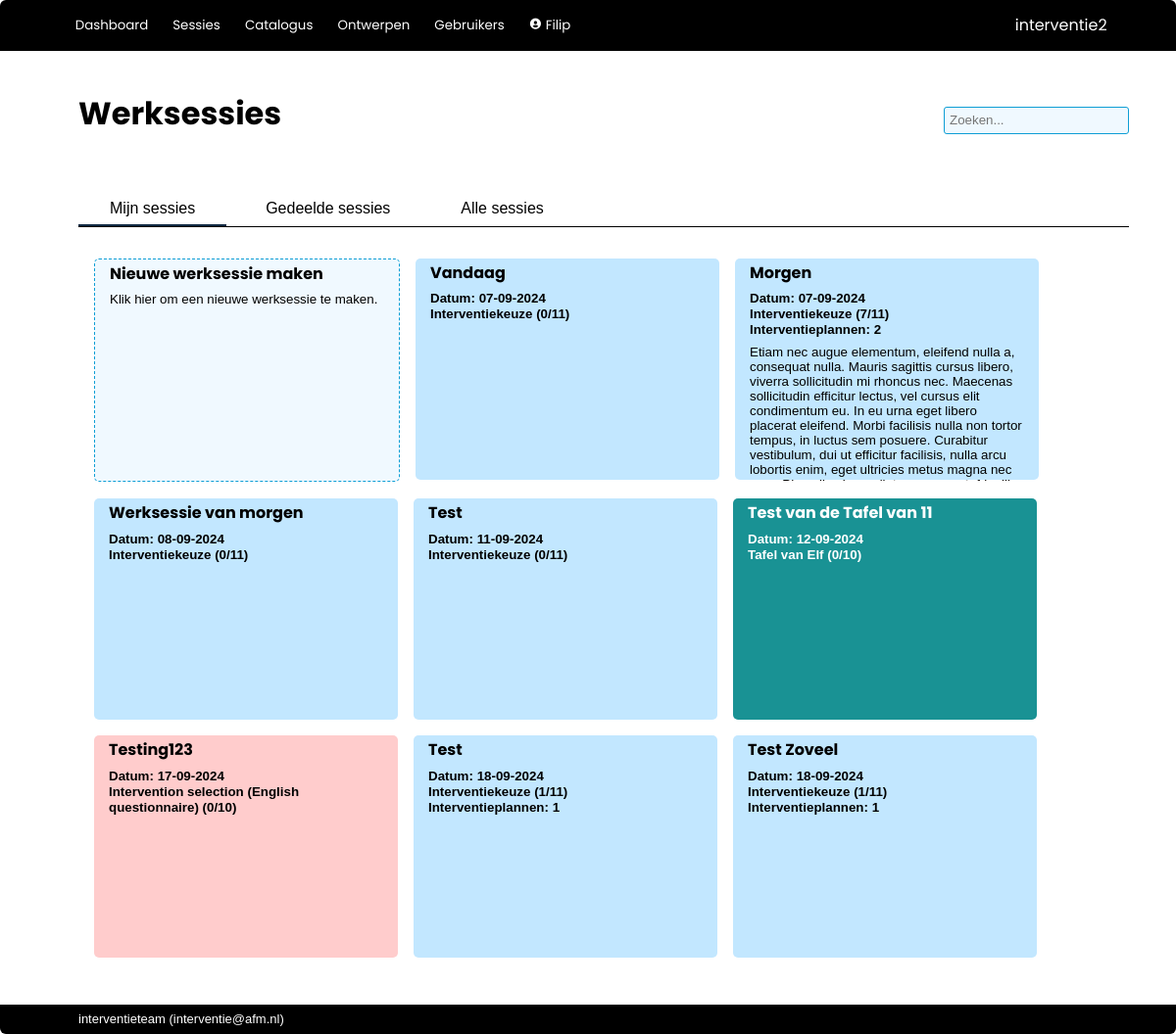
/worksessions (signed in), run on an earlier commit of the app's database.
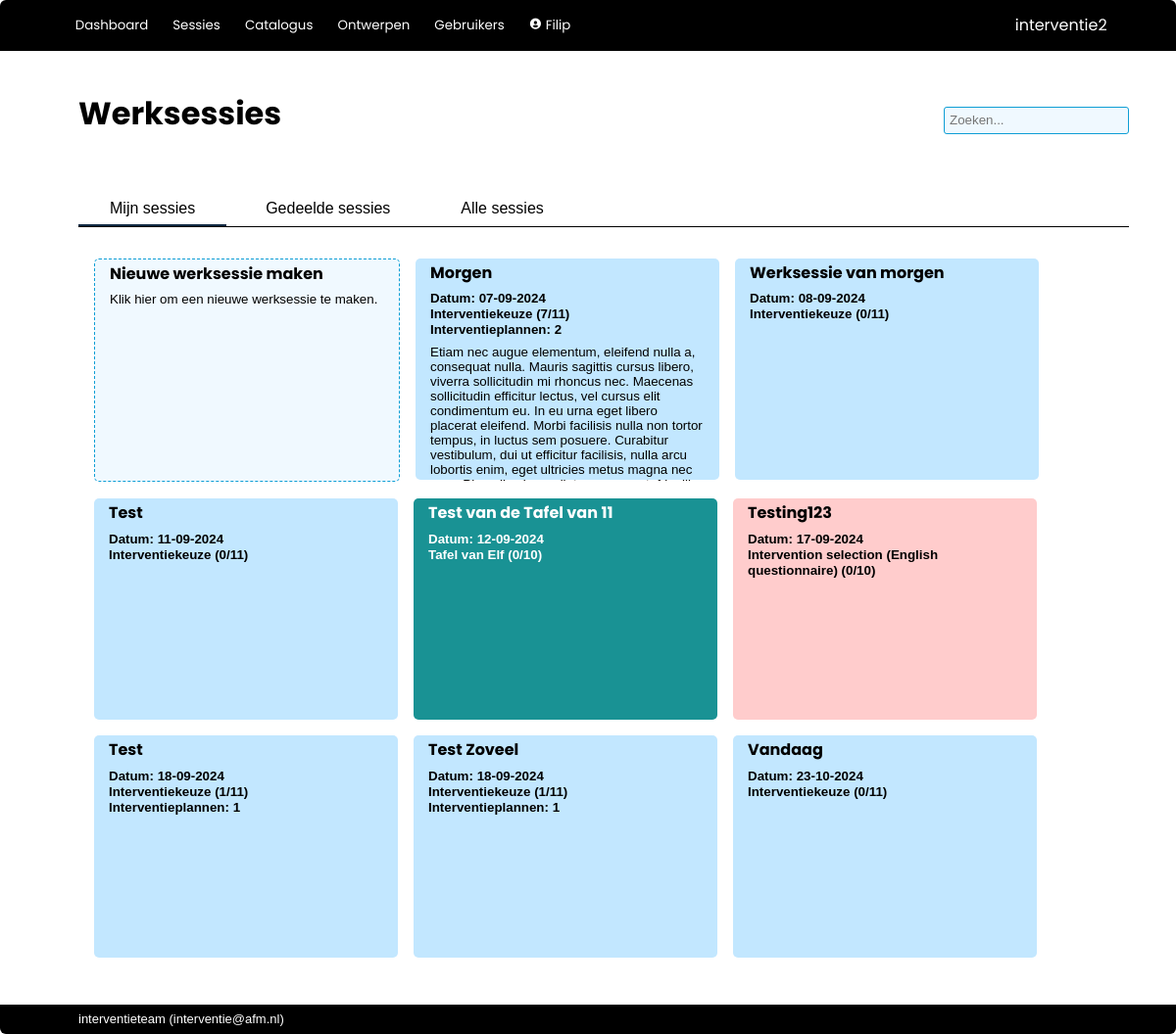
And on a later commit of the database.
### interventie2/models.py (models this page shows, shortened)
class User(db.Model, UserMixin):
    __tablename__ = 'users'
    id            = db.Column(db.Integer, primary_key=True)
    name          = db.Column(db.String(80), nullable=False, unique=True)
    password      = db.Column(db.String(200), nullable=False)
    role_id       = db.Column(db.Integer, db.ForeignKey('roles.id'), nullable=False, default=4) #references roles.id
    description   = db.Column(db.String(2000), nullable=False, default="")
    email         = db.Column(db.String(254))
    link          = db.Column(db.String(1000))
    active        = db.Column(db.Boolean, nullable=False, default=True)
    date_created  = db.Column(db.DateTime(timezone=True), server_default=func.now())
    last_seen     = db.Column(db.DateTime(timezone=True), server_default=func.now())
    role = relationship('Role')
    messages = relationship('Message', back_populates='recipient', foreign_keys="Message.recipient_id", cascade='all, delete-orphan')
    messages_sent = relationship('Message', back_populates='sender', foreign_keys="Message.sender_id")
    worksession = relationship('Worksession', back_populates='creator')
    plan = relationship('Plan', back_populates='creator')
    allowed_worksessions = relationship('Worksession', secondary='worksession_access', back_populates='allowed_users')
    owned_instruments = relationship('Instrument', back_populates='owner')
    def unread_messages(self):
        return sum(1 for message in self.messages if (message.unread) and (message.deliver_after.date() <= date.today()))
    def unread_message_alert(self):
        return self.unread_messages() > 0

class Worksession(db.Model):
    __tablename__ = 'worksessions'
    id            = db.Column(db.Integer, primary_key=True)
    name          = db.Column(db.String(100), nullable=False)
    date_modified = db.Column(db.DateTime(timezone=True), server_default=func.now())
    parent_id     = db.Column(db.Integer, db.ForeignKey('worksessions.id'))
    child_description = db.Column(db.String(2000), nullable=False, default="")
    participants  = db.Column(db.String(500), nullable=False, default="")
    date          = db.Column(db.DateTime(timezone=True))
    project_number= db.Column(db.String(100))
    description   = db.Column(db.String(2000), nullable=False, default="")
    effect        = db.Column(db.String(2000), nullable=False, default="")
    link_to_page  = db.Column(db.String(1000), nullable=False, default="")
    show_instruments = db.Column(db.Boolean, default=True)
    mark_top_instruments = db.Column(db.Integer, nullable=False, default=1)
    show_rest_instruments = db.Column(db.Boolean, default=False)
    show_tags     = db.Column(db.Boolean, default=True)
    presenter_mode_zoom = db.Column(db.Numeric(3,2), nullable=False, default=1.25)
    presenter_mode_color_title = db.Column(db.String(7))
    presenter_mode_text_color_title = db.Column(db.String(7))
    presenter_mode_color_nav = db.Column(db.String(7))
    presenter_mode_text_color = db.Column(db.String(7))
    presenter_mode_text_color_nav = db.Column(db.String(7))
    presenter_mode_color_coll = db.Column(db.String(7))
    presenter_mode_text_color_coll = db.Column(db.String(7))
    presenter_mode_color_highlight = db.Column(db.String(7))
    presenter_mode_text_color_highlight = db.Column(db.String(7))
    presenter_mode_text_color_heading = db.Column(db.String(7))
    presenter_mode_background_color1 = db.Column(db.String(7))
    presenter_mode_background_color2 = db.Column(db.String(7))
    archived      = db.Column(db.Boolean, default=False)
    question_set_id = db.Column(db.Integer, db.ForeignKey('question_sets.id'))
    process_id    = db.Column(db.Integer, db.ForeignKey('processes.id'), nullable=False, default=1)
    enable_voting = db.Column(db.Boolean, default=False)
    voting_key    = db.Column(db.String(6), nullable=False, default=generate_secret_key(6))
    creator_id    = db.Column(db.Integer, db.ForeignKey('users.id'))
    secret_key    = db.Column(db.String(20), nullable=False, default=generate_secret_key())
    parent = relationship('Worksession', remote_side=[id], backref='children')
    creator = relationship('User', back_populates='worksession')
    allowed_users = relationship('User', secondary='worksession_access', back_populates='allowed_worksessions')
    answers = relationship('Answer', back_populates='worksession', cascade='all, delete-orphan')
    votes = relationship('Votes', back_populates='worksession', cascade='all, delete-orphan')
    question_set = relationship('QuestionSet')
    process = relationship('Process')
    plan = relationship('Plan', back_populates='worksession', cascade='all, delete-orphan')
    def completion(self, perc=False, raw=False, dec=0):
        given_answers = 0
        for a in self.answers:
            if a.completed():
                given_answers += 1
        if perc:
            return f'{round((given_answers/(1.0*self.question_set.size()))*100,dec)}%'
        if raw:
            return given_answers/(1.0*self.question_set.size())
        return f'{given_answers}/{self.question_set.size()}'

class QuestionSet(db.Model):
    __tablename__ = 'question_sets'
    id            = db.Column(db.Integer, primary_key=True)
    name          = db.Column(db.String(500), nullable=False)
    description   = db.Column(db.String(2000), nullable=False, default="")
    owner_id      = db.Column(db.Integer, db.ForeignKey('users.id'), nullable=False) #references users.id
    date_created  = db.Column(db.DateTime(timezone=True), server_default=func.now())
    date_modified = db.Column(db.DateTime(timezone=True), server_default=func.now())
    default_process_id = db.Column(db.Integer, db.ForeignKey('processes.id'), nullable=False, default=1)
    default_instruments_visible = db.Column(db.Boolean, nullable=False, default=True)
    default_tags_visible = db.Column(db.Boolean, nullable=False, default=False)
    default_allow_weights = db.Column(db.Boolean, nullable=False, default=False)
    color         = db.Column(db.String(7))
    text_color    = db.Column(db.String(7))
    forbidden_tags = relationship('Tag', secondary='question_set_forbidden_tags')
    mandatory_tags = relationship('Tag', secondary='question_set_mandatory_tags')
    owner = relationship('User')
    default_process = relationship('Process')
    questions = relationship('Question', cascade='all, delete-orphan')
    worksessions = relationship('Worksession', back_populates='question_set', cascade='all, delete-orphan')
    def size(self):
        s = 0
        for question in self.questions:
            if not question.is_category:
                s += 1
        return s

class Question(db.Model):
    __tablename__ = 'questions'
    id            = db.Column(db.Integer, primary_key=True)
    name          = db.Column(db.String(500), nullable=False)
    description   = db.Column(db.String(2000), nullable=False, default="")
    question_set_id = db.Column(db.Integer, db.ForeignKey('question_sets.id'))  #references question_sets.id
    allow_motivation = db.Column(db.Boolean, nullable=False, default=True)
    allow_choice  = db.Column(db.Boolean, nullable=False, default=True)
    allow_multiselect = db.Column(db.Boolean, nullable=False, default=False)
    allow_weight  = db.Column(db.Boolean, nullable=False, default=False)
    order         = db.Column(db.Integer, nullable=False, default=100)
    required_active_tags = relationship('Tag', secondary='question_required_tags')
    options = relationship('Option', cascade='all, delete-orphan')
    question_set = relationship('QuestionSet', back_populates='questions')
    @hybrid_property
    def is_category(self):
        return (not(self.allow_motivation or self.allow_choice))

### interventie2/main/routes.py (the view)
@main.route('/worksessions', methods=['GET', 'POST'])
@login_required
def worksessions():
	worksessions = Worksession.query.order_by(Worksession.date)
	return render_template('main/worksessions.html', worksessions=worksessions)

### interventie2/main/templates/main/worksessions.html (shortened to what this page needs)
{% extends 'base.html' %}
{% block page_title %}
Werksessies
{% endblock %}
{% block tabs %}
    <button class="tablinks" onclick="switch_tab(event, 'ws_owned')" id="defaultOpen">Mijn sessies</button>
    <button class="tablinks" onclick="switch_tab(event, 'ws_shared')">Gedeelde sessies</button>
    <button class="tablinks" onclick="switch_tab(event, 'ws_all')">Alle sessies</button>
{% endblock %}
{% block body %}
<div id="ws_owned" class="tabcontent">
    <div class="card_area">
        <a href="{{ url_for('main.new_worksession') }}">
            <div class="card new">
                <div class="card_title">
                    Nieuwe werksessie maken
                </div>
                <div class="card_description">
                    Klik hier om een nieuwe werksessie te maken.
                </div>
            </div>
        </a>
        {% for worksession in worksessions | selectattr('parent', 'none') %}
            {% if worksession.archived == false %}
                {% if current_user in worksession.allowed_users or current_user.role.see_all_worksessions %}
                    {% if current_user == worksession.creator %}
                    <a href="{{url_for('main.show_worksession', worksession_id=worksession.id)}}">
                        <div class="card" style="background-color:{{ worksession.question_set.color }}; color:{{ worksession.question_set.text_color }}">
                            <div class="card_title">
                                {{ worksession.name}}
                            </div>
                            <div class="card_info">
                                <p>Datum: {{ worksession.date.strftime('%d-%m-%Y') }}</p>
                                <p>{{ worksession.question_set.name }} ({{ worksession.completion() }})</p>
                                {% if worksession.plan | count > 0 %}
                                    <p>Interventieplannen: {{ worksession.plan | count }}</p>
                                {% endif %}
                            </div>
                            <div class="card_description">
                                {{ worksession.description | escape | markdown }}
                            </div>
                        </div>
                    </a>
                    {% endif %}
                {% endif %}
            {% endif %}
        {% endfor %}
    </div>
</div>
{% endblock %}

### interventie2/templates/base.html (shortened to what this page needs)
<!DOCTYPE html>
<html lang="en">
    <head>
        <link rel="stylesheet" href="{{ url_for('static', filename='css/styles.css')}}">
        <link href="https://unpkg.com/boxicons@2.1.2/css/boxicons.min.css" rel="stylesheet">
    </head>
    <body>
        {% import 'jinja_macros.html' as macro %}
        <header>
            <div class="logo">{{ config['APP_NAME'] }}</div>
            <div class="modes">
                {% if current_user.is_authenticated %}
                    <button>
                        <a href="{{ url_for('main.index') }}">Dashboard</a>
                    </button>
                    <button>
                        <a href="{{ url_for('main.worksessions') }}">Sessies</a>
                    </button>
                    <button>
                        <a href="{{ url_for('catalog.index') }}">Catalogus</a>
                    </button>
                    {% if current_user.role.edit_questionnaire %}
                        <button>
                            <a href="{{ url_for('tools.index') }}">Ontwerpen</a>
                        </button>
                    {% endif %}
                    {% if current_user.role.edit_users %}
                        <button>
                            <a href="{{ url_for('admin.index') }}">Gebruikers</a>
                        </button>
                    {% endif %}
                    <button>
                        <a href="{{ url_for('admin.user', id=current_user.id) }}"><i class='bx bxs-user-circle'></i>
                            {{ current_user.name }}
                        </a>
                    </button>
                {% else %}
                    <button>
                        <a href="{{ url_for('main.login') }}">Login</a>
                    </button>
                {% endif %}
            </div>
        </header>
        <nav>
            <div class="title">{% block page_title %}{% endblock %}</div>
            {% if current_user.is_authenticated %}
                <form action="/analysis/search" method="get" class="search">
                    <input id="search" type="search"  name="q" value="{{ request.args.get('q') or '' }}" placeholder="Zoeken...">
                </form>
            {% endif %}
            <div class="tabs">{% block tabs %}{% endblock %}</div>
        </nav>
        <main>
            <section>{% block body %}{% endblock %}</section>
        </main>
        <footer>{{ config['MAINTAINER'] }} (<a href="mailto:{{ config['MAINTAINER_EMAIL'] }}">{{ config['MAINTAINER_EMAIL'] }}</a>)</footer>
    </body>
</html>

What changed in the data, as far as the page shows it:
changed Worksession "Vandaag": date "07-09-2024" → "23-10-2024"; moves down the list
